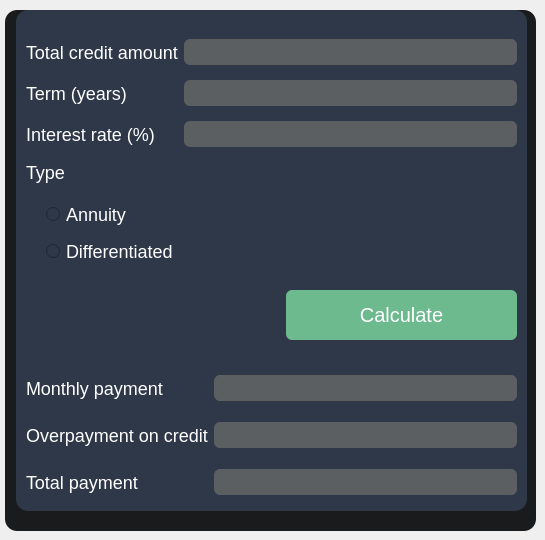
    <widget class="QWidget" name="tabCredit">
     <attribute name="title">
      <string>Credit</string>
     </attribute>
     <widget class="QFrame" name="frameCredit">
      <property name="geometry">
       <rect>
        <x>5</x>
        <y>10</y>
        <width>531</width>
        <height>521</height>
       </rect>
      </property>
      <property name="minimumSize">
       <size>
        <width>0</width>
        <height>0</height>
       </size>
      </property>
      <property name="styleSheet">
       <string notr="true">background-color: #1a1b1c;
border-radius: 12px;</string>
      </property>
      <property name="frameShape">
       <enum>QFrame::StyledPanel</enum>
      </property>
      <property name="frameShadow">
       <enum>QFrame::Raised</enum>
      </property>
      <widget class="QGroupBox" name="groupBox">
       <property name="geometry">
        <rect>
         <x>11</x>
         <y>0</y>
         <width>511</width>
         <height>501</height>
        </rect>
       </property>
       <property name="styleSheet">
        <string notr="true">background:  #2e3848;
border-radius: 12px;</string>
       </property>
       <property name="title">
        <string/>
       </property>
       <widget class="QWidget" name="formLayoutWidget_2">
        <property name="geometry">
         <rect>
          <x>10</x>
          <y>20</y>
          <width>491</width>
          <height>241</height>
         </rect>
        </property>
        <layout class="QGridLayout" name="calc_input_layout">
         <property name="bottomMargin">
          <number>0</number>
         </property>
         <item row="3" column="0" colspan="2">
          <widget class="QLabel" name="label_12">
           <property name="sizePolicy">
            <sizepolicy hsizetype="Fixed" vsizetype="Fixed">
             <horstretch>0</horstretch>
             <verstretch>0</verstretch>
            </sizepolicy>
           </property>
           <property name="styleSheet">
            <string notr="true">color: #FFFFFF;
font-size: 18px;</string>
           </property>
           <property name="text">
            <string>Type</string>
           </property>
          </widget>
         </item>
         <item row="2" column="1">
          <widget class="QLineEdit" name="credit_rate">
           <property name="styleSheet">
            <string notr="true">font-size: 20px;
color: white;
background-color: #5c5f61;
border-radius: 6px;

</string>
           </property>
           <property name="cursorPosition">
            <number>0</number>
           </property>
           <property name="alignment">
            <set>Qt::AlignRight|Qt::AlignTrailing|Qt::AlignVCenter</set>
           </property>
           <property name="clearButtonEnabled">
            <bool>false</bool>
           </property>
          </widget>
         </item>
         <item row="0" column="0">
          <widget class="QLabel" name="label_5">
           <property name="sizePolicy">
            <sizepolicy hsizetype="Fixed" vsizetype="Preferred">
             <horstretch>0</horstretch>
             <verstretch>0</verstretch>
            </sizepolicy>
           </property>
           <property name="layoutDirection">
            <enum>Qt::LeftToRight</enum>
           </property>
           <property name="styleSheet">
            <string notr="true">color: #FFFFFF;
font-size: 18px;</string>
           </property>
           <property name="text">
            <string>Total credit amount</string>
           </property>
           <property name="alignment">
            <set>Qt::AlignLeading|Qt::AlignLeft|Qt::AlignVCenter</set>
           </property>
          </widget>
         </item>
         <item row="1" column="0">
          <widget class="QLabel" name="label_8">
           <property name="sizePolicy">
            <sizepolicy hsizetype="Fixed" vsizetype="Preferred">
             <horstretch>0</horstretch>
             <verstretch>0</verstretch>
            </sizepolicy>
           </property>
           <property name="styleSheet">
            <string notr="true">color: #FFFFFF;
font-size: 18px;</string>
           </property>
           <property name="text">
            <string>Term (years)</string>
           </property>
          </widget>
         </item>
         <item row="1" column="1">
          <widget class="QLineEdit" name="credit_term">
           <property name="styleSheet">
            <string notr="true">font-size: 20px;
color: white;
background-color: #5c5f61;
border-radius: 6px;

</string>
           </property>
           <property name="alignment">
            <set>Qt::AlignRight|Qt::AlignTrailing|Qt::AlignVCenter</set>
           </property>
          </widget>
         </item>
         <item row="0" column="1">
          <widget class="QLineEdit" name="credit_principal">
           <property name="styleSheet">
            <string notr="true">font-size: 20px;
color: white;
background-color: #5c5f61;
border-radius: 6px;

</string>
           </property>
           <property name="alignment">
            <set>Qt::AlignRight|Qt::AlignTrailing|Qt::AlignVCenter</set>
           </property>
          </widget>
         </item>
         <item row="5" column="0">
          <widget class="QRadioButton" name="credit_differentiated">
           <property name="styleSheet">
            <string notr="true">color: #FFFFFF;
font-size: 18px;
margin-left: 20px;</string>
           </property>
           <property name="text">
            <string>Differentiated</string>
           </property>
          </widget>
         </item>
         <item row="2" column="0">
          <widget class="QLabel" name="label_7">
           <property name="sizePolicy">
            <sizepolicy hsizetype="Fixed" vsizetype="Preferred">
             <horstretch>0</horstretch>
             <verstretch>0</verstretch>
            </sizepolicy>
           </property>
           <property name="styleSheet">
            <string notr="true">color: #FFFFFF;
font-size: 18px;</string>
           </property>
           <property name="text">
            <string>Interest rate (%)</string>
           </property>
          </widget>
         </item>
         <item row="4" column="0">
          <widget class="QRadioButton" name="credit_annuity">
           <property name="styleSheet">
            <string notr="true">color: #FFFFFF;
font-size: 18px;
margin-left: 20px;
padding-top: 5px;</string>
           </property>
           <property name="text">
            <string>Annuity</string>
           </property>
          </widget>
         </item>
        </layout>
       </widget>
       <widget class="QPushButton" name="credit_calc">
        <property name="geometry">
         <rect>
          <x>270</x>
          <y>280</y>
          <width>231</width>
          <height>50</height>
         </rect>
        </property>
        <property name="minimumSize">
         <size>
          <width>0</width>
          <height>0</height>
         </size>
        </property>
        <property name="styleSheet">
         <string notr="true">QPushButton {
background: #6cba8e;
border-radius: 6px;
color: #FFFFFF;
font-size: 20px;
height:  50px;
}</string>
        </property>
        <property name="text">
         <string>Calculate</string>
        </property>
       </widget>
       <widget class="QWidget" name="formLayoutWidget">
        <property name="geometry">
         <rect>
          <x>10</x>
          <y>350</y>
          <width>491</width>
          <height>151</height>
         </rect>
        </property>
        <layout class="QGridLayout" name="calc_output_layout">
         <item row="0" column="0">
          <widget class="QLabel" name="label_9">
           <property name="styleSheet">
            <string notr="true">color: #FFFFFF;
font-size: 18px;</string>
           </property>
           <property name="text">
            <string>Monthly payment</string>
           </property>
          </widget>
         </item>
         <item row="1" column="0">
          <widget class="QLabel" name="label_10">
           <property name="styleSheet">
            <string notr="true">color: #FFFFFF;
font-size: 18px;</string>
           </property>
           <property name="text">
            <string>Overpayment on credit</string>
           </property>
          </widget>
         </item>
         <item row="2" column="0">
          <widget class="QLabel" name="label_11">
           <property name="styleSheet">
            <string notr="true">color: #FFFFFF;
font-size: 18px;</string>
           </property>
           <property name="text">
            <string>Total payment</string>
           </property>
          </widget>
         </item>
         <item row="0" column="1">
          <widget class="QLineEdit" name="credit_monthly">
           <property name="styleSheet">
            <string notr="true">font-size: 20px;
color: white;
background-color: #5c5f61;
border-radius: 6px;
</string>
           </property>
           <property name="alignment">
            <set>Qt::AlignRight|Qt::AlignTrailing|Qt::AlignVCenter</set>
           </property>
           <property name="readOnly">
            <bool>true</bool>
           </property>
          </widget>
         </item>
         <item row="1" column="1">
          <widget class="QLineEdit" name="credit_over">
           <property name="styleSheet">
            <string notr="true">font-size: 20px;
color: white;
background-color: #5c5f61;
border-radius: 6px;
</string>
           </property>
           <property name="alignment">
            <set>Qt::AlignRight|Qt::AlignTrailing|Qt::AlignVCenter</set>
           </property>
           <property name="readOnly">
            <bool>true</bool>
           </property>
          </widget>
         </item>
         <item row="2" column="1">
          <widget class="QLineEdit" name="credit_total">
           <property name="styleSheet">
            <string notr="true">font-size: 20px;
color: white;
background-color: #5c5f61;
border-radius: 6px;
</string>
           </property>
           <property name="alignment">
            <set>Qt::AlignRight|Qt::AlignTrailing|Qt::AlignVCenter</set>
           </property>
           <property name="readOnly">
            <bool>true</bool>
           </property>
          </widget>
         </item>
        </layout>
       </widget>
      </widget>
     </widget>
    </widget>
